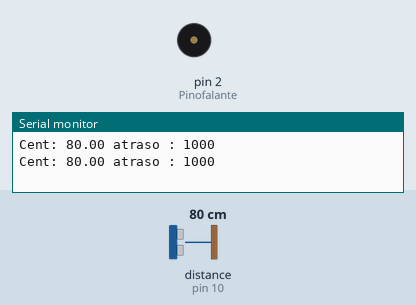
Recording of a sketch running on a simulated Arduino Uno, built with avr-gcc and run on an emulated ATmega328P. Parts: buzzer (waves = sounding), the last lines printed to the serial monitor. The inputs (shaded band) are chosen by the test bench; at power-on: distance to the obstacle (sensor on pin 10) 80 cm. The echo pulse lasts 58.3 µs per cm.

Above: at 1.8 s.
1.9 s: distance to the obstacle (sensor on pin 10) set to 11 cm
At 2.26 s:
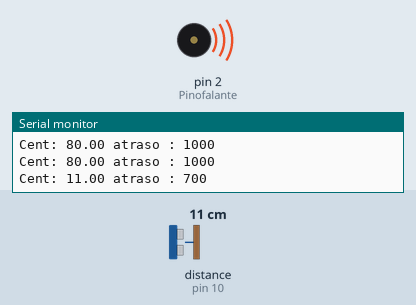
5.4 s: distance to the obstacle (sensor on pin 10) set to 8 cm
At 6.6 s:
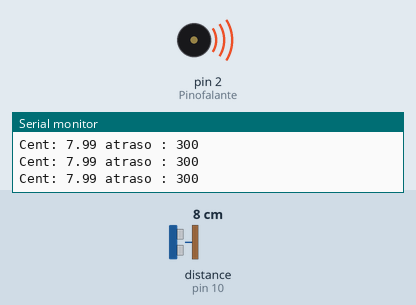
7.0 s: distance to the obstacle (sensor on pin 10) set to 18 cm
At 7.98 s:
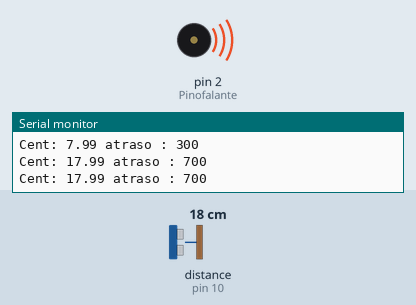
10.6 s: distance to the obstacle (sensor on pin 10) set to 2 cm
At 11.14 s:
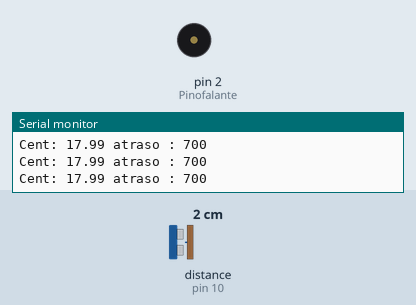
Timing chart, 0 to 13.5 s (numbered marks = the images above; inputs shaded):
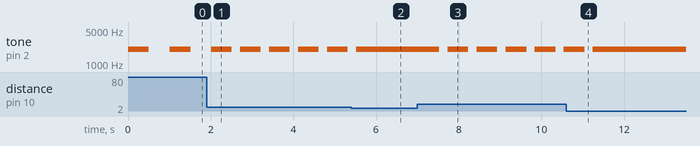

Measured:
- the behaviour switches between 10 and 9 cm on distance to the obstacle (sensor on pin 10) (found by bisection; images 1 and 2)
- after the input at 1.9 s, tone on pin 2 (Pinofalante): alternates 2000 Hz for 0.50 s and silent for 0.20 s, starting after 0.82 s
- after the input at 5.4 s, tone on pin 2 (Pinofalante): goes on until 5.5 s, then stays 2000 Hz
- after the input at 7.0 s, tone on pin 2 (Pinofalante): alternates 2000 Hz for 0.50 s and silent for 0.20 s, starting after 0.53 s
- after the input at 10.6 s, tone on pin 2 (Pinofalante): goes on until 11.2 s, then stays 2000 Hz
- by itself, tone on pin 2 (Pinofalante): alternates 2000 Hz for 0.50 s and silent for 0.51 s

The sketch:

Bip.ino
```cpp
// Programa : Sensor de estacionamento com HC-SR04
// Autor : Arduino e Cia

#include <Ultrasonic.h>   //Carrega a biblioteca Ultrasonic
#include <NewTone.h>    //Carrega a biblioteca Newtone

//Dados do buzzer
#define tempo 500
int frequencia = 2000;
int Pinofalante = 2;

int atraso = 1000;

//Define o pino do Arduino a ser utilizado com o pino Trigger do sensor
#define PINO_TRIGGER 13
//Define o pino do Arduino a ser utilizado com o pino Echo do sensor
#define PINO_ECHO   10

//Inicializa o sensor ultrasonico
Ultrasonic ultrasonic(PINO_TRIGGER, PINO_ECHO);

void setup()
{
  pinMode(Pinofalante,OUTPUT); //Pino do buzzer
  Serial.begin(9600); //Inicializa a serial
}

void loop()
{
  float cmMsec, inMsec;

  //Le os dados do sensor, com o tempo de retorno do sinal
  long microsec = ultrasonic.timing();

  //Calcula a distancia em centimetros
  cmMsec = ultrasonic.convert(microsec, Ultrasonic::CM);

  //Ajusta o atraso de acordo com a distancia
  if (cmMsec > 80)
  {
    atraso = 2000;
  }
  else if (cmMsec >50 && cmMsec<80)
  {
    atraso = 1500;
  }
  else if (cmMsec >30 && cmMsec<50)
  {
    atraso = 1200;
  }
  else if (cmMsec > 10 && cmMsec < 30)
  {
    atraso = 700;
  }
  else if (cmMsec < 10)
  {
    atraso = 300;
  }

  //Apresenta os dados, em centimetros, na Serial
  Serial.print("Cent: ");
  Serial.print(cmMsec);
  Serial.print(" atraso : ");
  Serial.println(atraso);
  //Emite o bip
  NewTone(Pinofalante, frequencia, tempo);

  delay(atraso);
}
```
